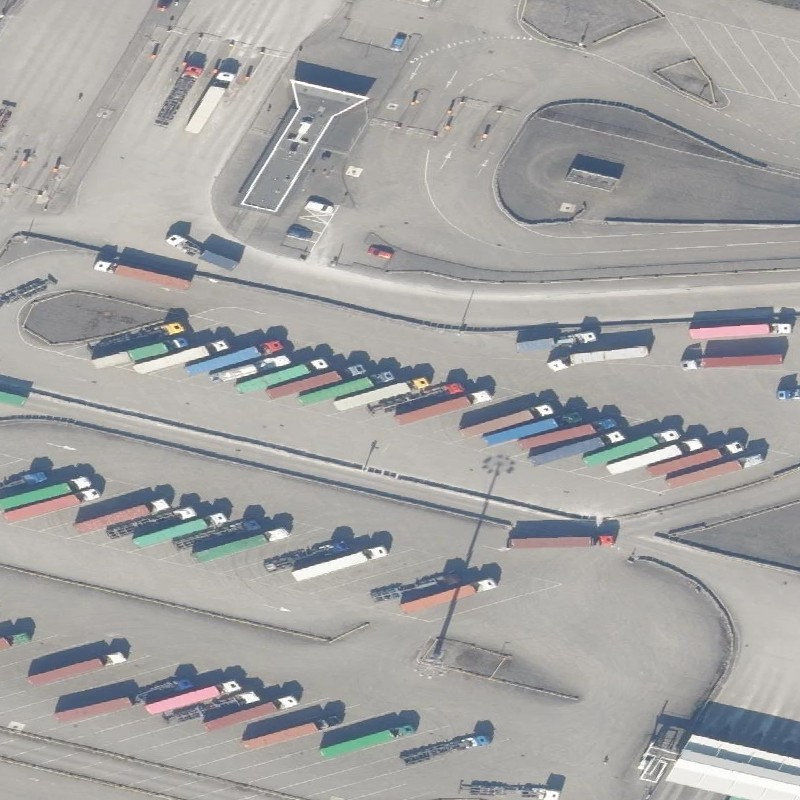
#> input picture maasvlakte_analysis/osm_way_243466903_original.png, 800 x 800 px
$ python -i detect_parking_south_holland.py   (imports and definitions only)
#> lines starting #> are read from the running program, lines starting #| are printed output that depends on the picture; after the words box and inside, x2 and y2 are one past the last pixel; in counts of white or black regions, pixels touching at a corner belong together
#!/usr/bin/env python3
"""
Detect truck parking spaces from satellite imagery for all South Holland facilities.

This script:
1. Loads South Holland truck parking facilities
2. Fetches PDOK aerial imagery for each facility
3. Uses computer vision to detect parking spaces
4. Generates comprehensive GeoJSON overlay
"""

import json
import requests
from PIL import Image
from io import BytesIO
import numpy as np
import cv2
from typing import List, Tuple, Dict
import math
import time

# PDOK WMS service for aerial imagery (Actueel Ortho 25cm resolution)
PDOK_WMS_URL = "https://service.pdok.nl/hwh/luchtfotorgb/wms/v1_0"

# Typical truck parking space dimensions (meters)
TRUCK_PARKING_WIDTH = 4.0  # meters
TRUCK_PARKING_LENGTH = 15.0  # meters

# Pixel resolution (PDOK Luchtfoto is 25cm per pixel)
PIXEL_RESOLUTION = 0.25  # meters per pixel

# [43 lines left out: functions meters_to_degrees, get_bbox, fetch_aerial_image, not called in this run]

def detect_parking_spaces(image: Image.Image) -> List[Dict]:
    """Detect parking spaces in aerial image using computer vision."""
    # Convert to numpy array
    img_array = np.array(image)

    # Convert to grayscale
    gray = cv2.cvtColor(img_array, cv2.COLOR_RGB2GRAY)
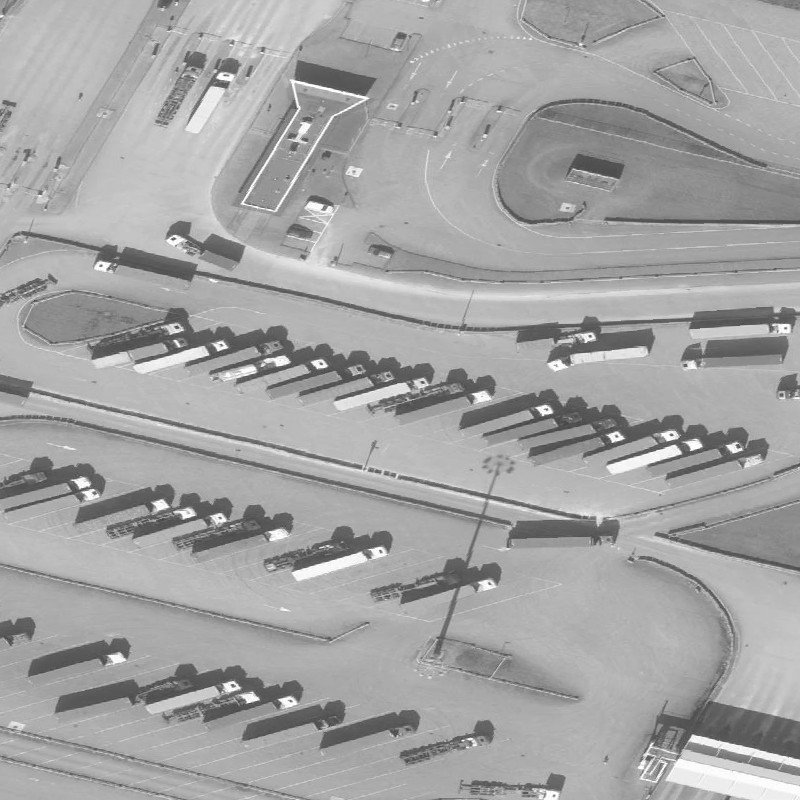
#> gray: shape (800, 800); min 63, max 255, mean 163.7

    # Apply edge detection
    edges = cv2.Canny(gray, 50, 150)
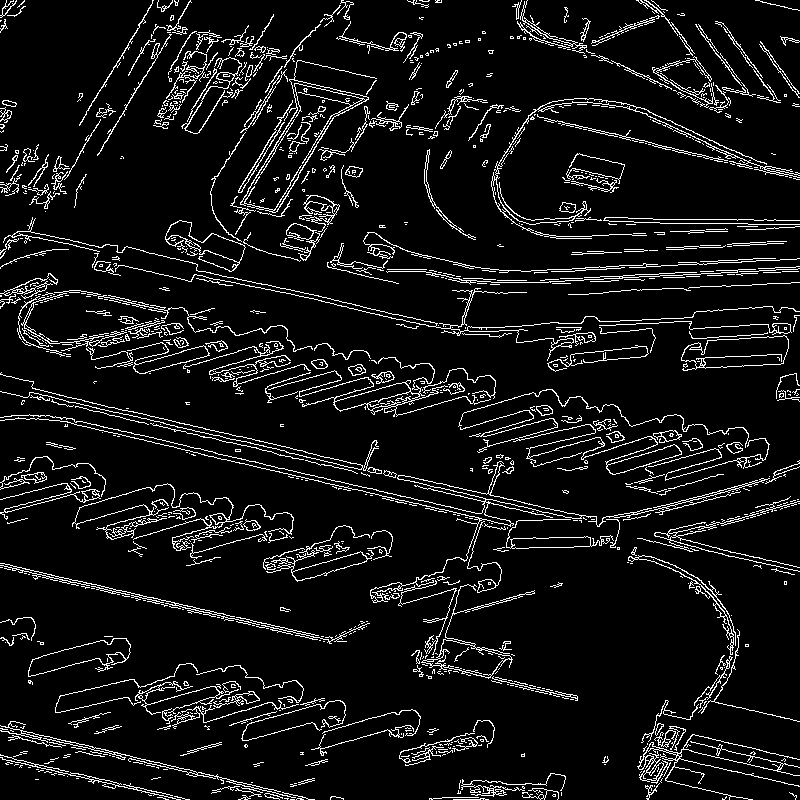
#> edges: shape (800, 800); 7.9% white in thin lines or dots

    # Find contours
    contours, _ = cv2.findContours(edges, cv2.RETR_EXTERNAL, cv2.CHAIN_APPROX_SIMPLE)
#> contours = 964 contours, 827 with area under 20; largest, box (x1, y1, x2, y2) and area: (240, 60, 377, 213) 5584, (681, 335, 789, 371) 2610, (421, 584, 535, 679) 1800, (28, 638, 131, 677) 1730, (0, 414, 770, 603) 1473

    parking_spaces = []

    for contour in contours:
        # Get bounding rectangle
        x, y, w, h = cv2.boundingRect(contour)

        # Convert pixel dimensions to meters
        width_m = w * PIXEL_RESOLUTION
        length_m = h * PIXEL_RESOLUTION

        # Filter for truck-sized spaces (roughly 3-6m wide, 10-20m long)
        if (3 <= width_m <= 6 and 10 <= length_m <= 20) or \
           (3 <= length_m <= 6 and 10 <= width_m <= 20):

            area_m2 = width_m * length_m

            parking_spaces.append({
                'x': x,
                'y': y,
                'width_px': w,
                'height_px': h,
                'width_m': width_m,
                'length_m': length_m,
                'area_m2': area_m2,
                'contour': contour
            })
#> this loop made 964 passes
#> (x, y, w, h, width_m, length_m, area_m2) on passes 86, 92, 113, 114, 131, 244, 266, 322, 346, 363, 372, 406: (180, 742, 42, 14, 10.5, 3.5, 36.75), (8, 735, 54, 13, 13.5, 3.25, 43.88), (68, 712, 43, 16, 10.75, 4, 43), (229, 711, 48, 15, 12, 3.75, 45), (213, 691, 47, 17, 11.75, 4.25, 49.94), (263, 548, 42, 22, 10.5, 5.5, 57.75), (191, 527, 41, 16, 10.25, 4, 41), (755, 496, 45, 18, 11.25, 4.5, 50.62), (668, 474, 56, 15, 14, 3.75, 52.5), (305, 460, 53, 14, 13.25, 3.5, 46.38), (530, 452, 52, 15, 13, 3.75, 48.75), (75, 406, 74, 19, 18.5, 4.75, 87.88)
#> (x, y, w, h, width_m, length_m) on passes 2, 4, 5, 6, 7, 8: (453, 798, 36, 2, 9, 0.5), (429, 797, 50, 3, 12.5, 0.75), (157, 797, 12, 3, 3, 0.75), (722, 796, 5, 4, 1.25, 1), (330, 796, 14, 4, 3.5, 1), (174, 796, 16, 4, 4, 1)
#> after the loop, parking_spaces = 18 items

    return parking_spaces

# [197 lines left out: functions pixel_to_geo, analyze_facility, create_geojson_overlay, main, not called in this run]

# [2 lines not run here, left out]

>>> import cv2
>>> picture = cv2.cvtColor(cv2.imread('maasvlakte_analysis/osm_way_243466903_original.png'), cv2.COLOR_BGR2RGB)
>>> result = detect_parking_spaces(picture)
#> result = 18 items

$ run again, on maasvlakte_analysis/osm_way_243466909_original.png
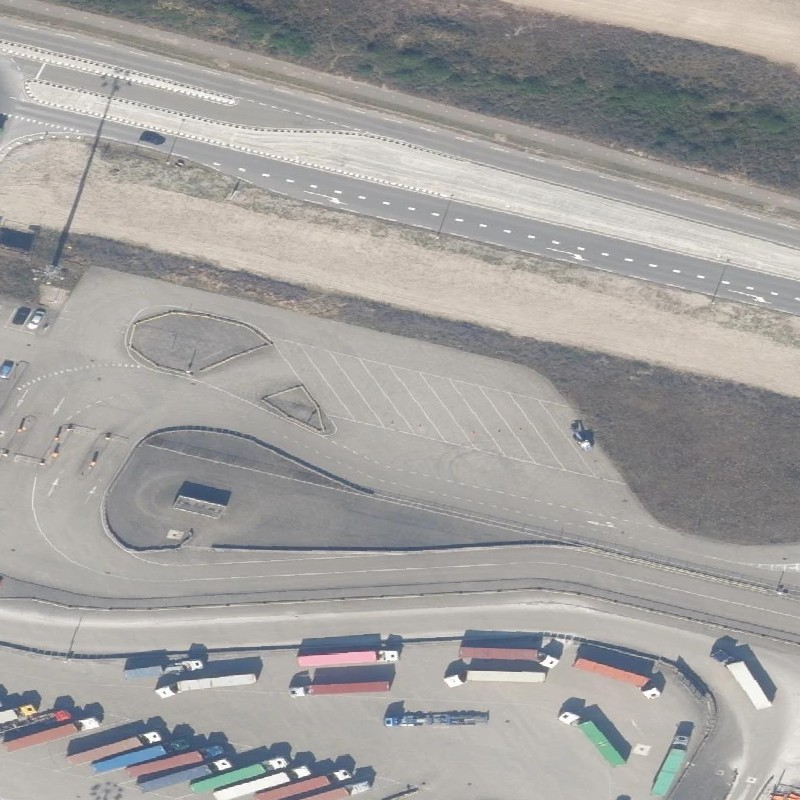
#> input picture maasvlakte_analysis/osm_way_243466909_original.png, 800 x 800 px
#> in detect_parking_spaces, `gray = cv2.cvtColor(img_array, cv2.COLOR_RGB2GRAY)`:
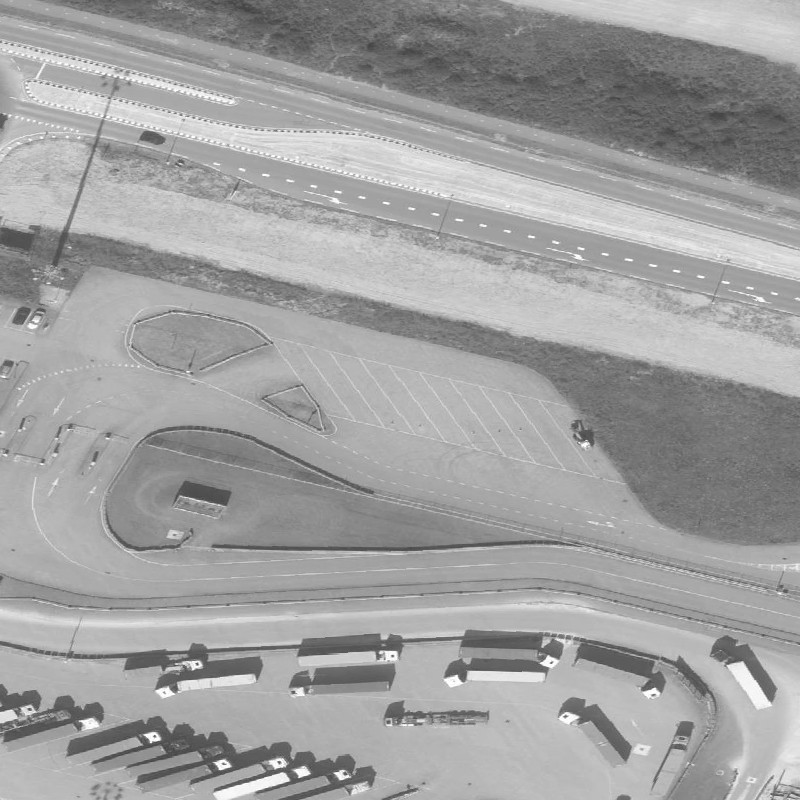
#> gray: shape (800, 800); min 63, max 255, mean 160.2
#> in detect_parking_spaces, `edges = cv2.Canny(gray, 50, 150)`:
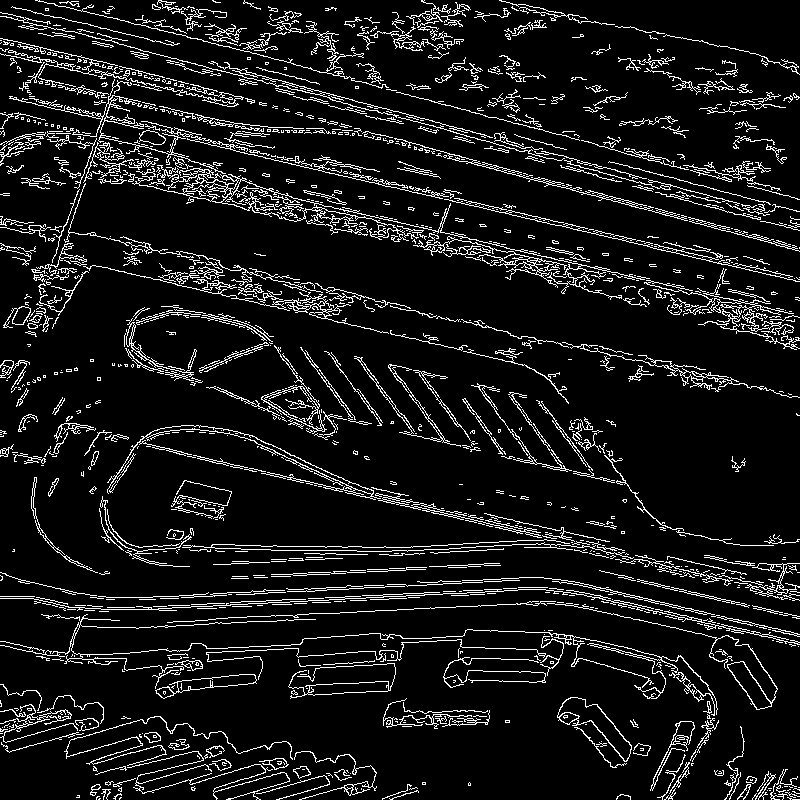
#> edges: shape (800, 800); 9.3% white in thin lines or dots
#> contours = 1154 contours, 999 with area under 20; largest, box (x1, y1, x2, y2) and area: (557, 697, 632, 762) 1554, (107, 425, 381, 500) 1290, (132, 167, 650, 300) 930, (547, 603, 778, 710) 892, (155, 674, 257, 699) 891
#> the loop in detect_parking_spaces, `for contour in contours:` made 1154 passes
#> (x, y, w, h, width_m, length_m, area_m2) on passes 72, 86, 109, 161, 165, 299, 391, 402: (1, 741, 47, 12, 11.75, 3, 35.25), (724, 726, 21, 74, 5.25, 18.5, 97.12), (442, 710, 48, 17, 12, 4.25, 51), (0, 641, 45, 12, 11.25, 3, 33.75), (540, 636, 24, 40, 6, 10, 60), (667, 556, 80, 19, 20, 4.75, 95), (573, 469, 42, 14, 10.5, 3.5, 36.75), (193, 455, 55, 14, 13.75, 3.5, 48.12)
#> after the loop in detect_parking_spaces, `for contour in contours:`: parking_spaces = 40 items

$ run again, on maasvlakte_analysis/osm_way_243466917_original.png
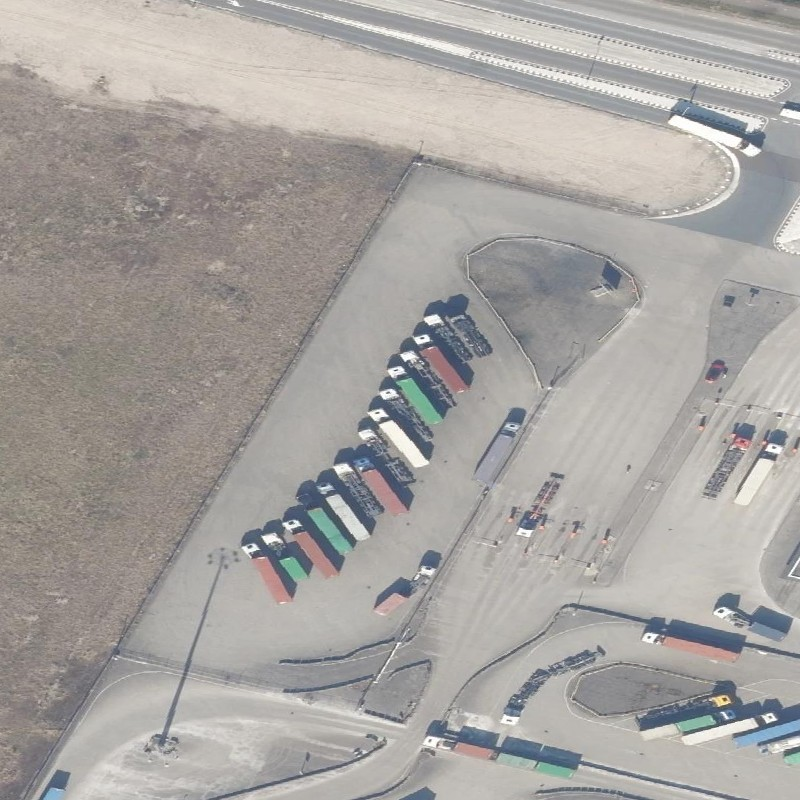
#> input picture maasvlakte_analysis/osm_way_243466917_original.png, 800 x 800 px
#> in detect_parking_spaces, `gray = cv2.cvtColor(img_array, cv2.COLOR_RGB2GRAY)`:
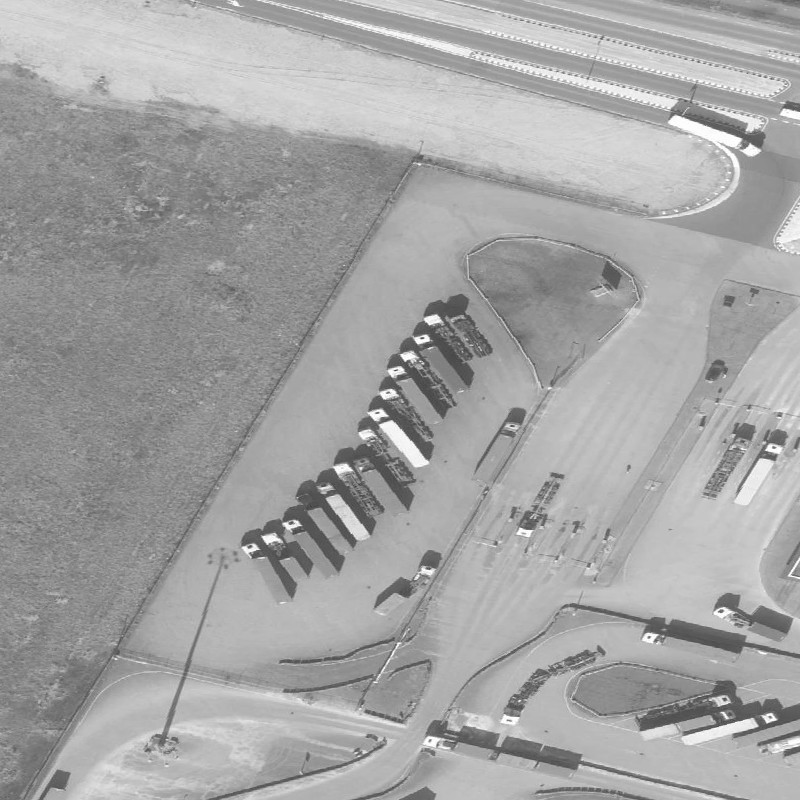
#> gray: shape (800, 800); min 59, max 255, mean 164.3
#> in detect_parking_spaces, `edges = cv2.Canny(gray, 50, 150)`:
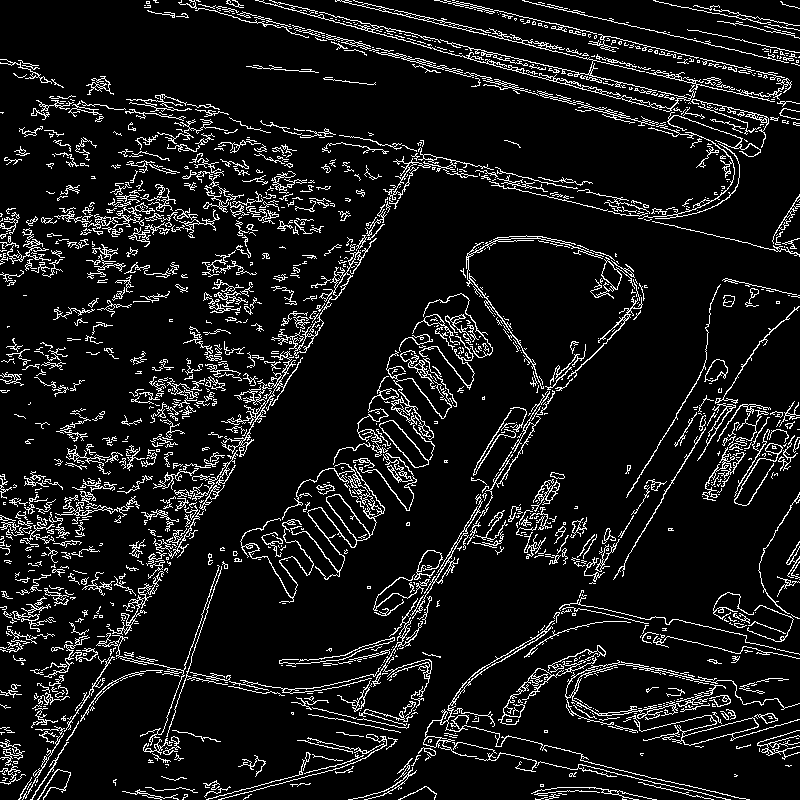
#> edges: shape (800, 800); 9.3% white in thin lines or dots
#> contours = 1356 contours, 1154 with area under 20; largest, box (x1, y1, x2, y2) and area: (282, 463, 385, 580) 1154, (379, 420, 435, 468) 863, (623, 715, 800, 746) 821, (255, 0, 792, 112) 679, (423, 620, 555, 757) 590
#> the loop in detect_parking_spaces, `for contour in contours:` made 1356 passes
#> (x, y, w, h, width_m, length_m, area_m2) on passes 15, 39, 45, 56, 60, 78, 108, 111: (638, 782, 76, 18, 19, 4.5, 85.5), (304, 754, 60, 20, 15, 5, 75), (475, 752, 62, 20, 15.5, 5, 77.5), (452, 742, 45, 12, 11.25, 3, 33.75), (297, 740, 56, 14, 14, 3.5, 49), (172, 730, 49, 12, 12.25, 3, 36.75), (359, 709, 59, 17, 14.75, 4.25, 62.69), (453, 708, 42, 19, 10.5, 4.75, 49.88)
#> after the loop in detect_parking_spaces, `for contour in contours:`: parking_spaces = 29 items

$ run again, on maasvlakte_analysis/osm_way_243466921_original.png
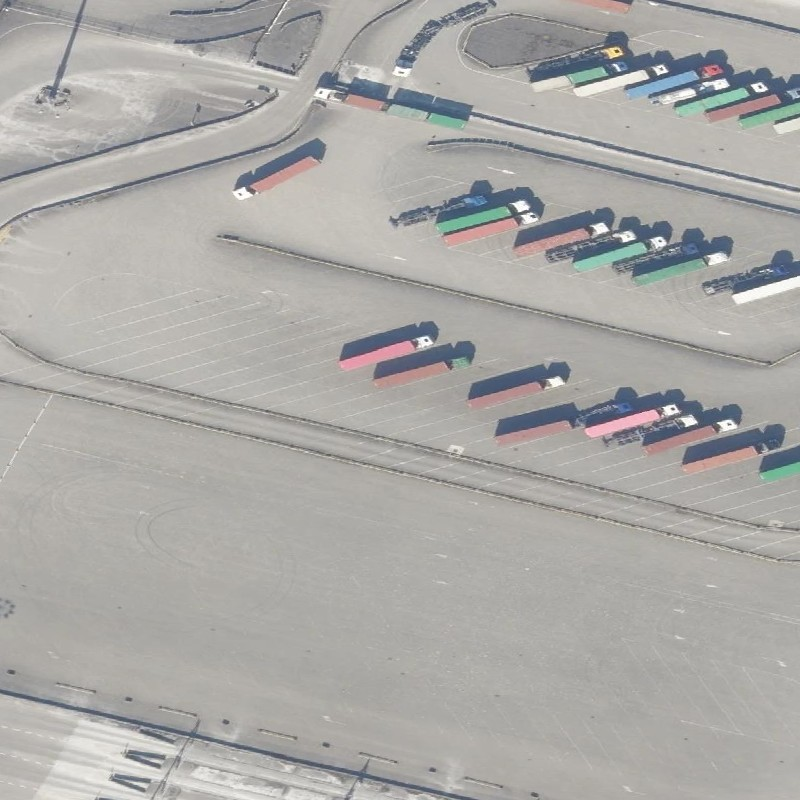
#> input picture maasvlakte_analysis/osm_way_243466921_original.png, 800 x 800 px
#> in detect_parking_spaces, `gray = cv2.cvtColor(img_array, cv2.COLOR_RGB2GRAY)`:
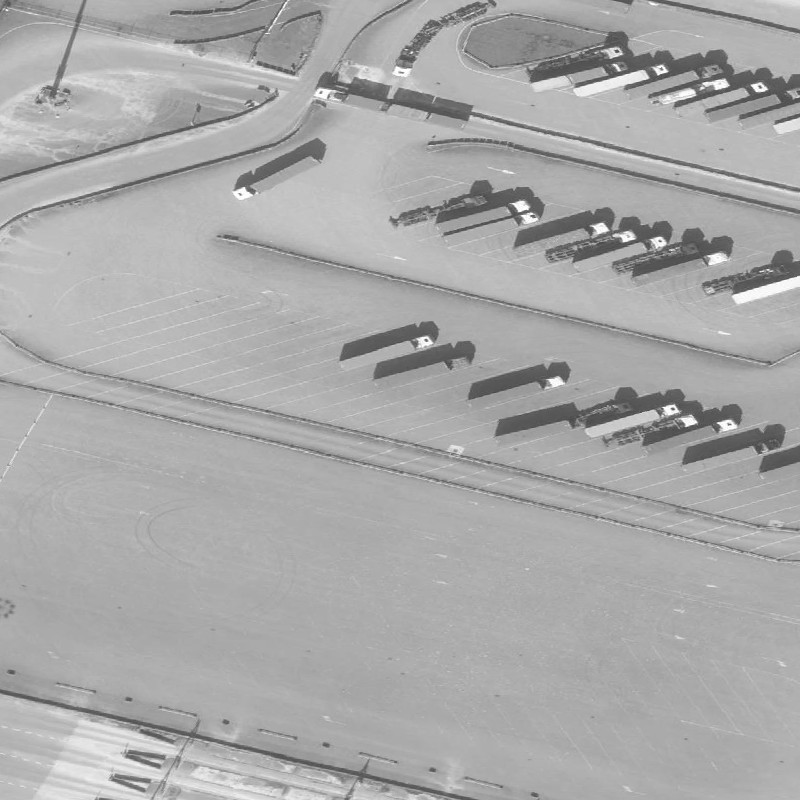
#> gray: shape (800, 800); min 63, max 255, mean 169.3
#> in detect_parking_spaces, `edges = cv2.Canny(gray, 50, 150)`:
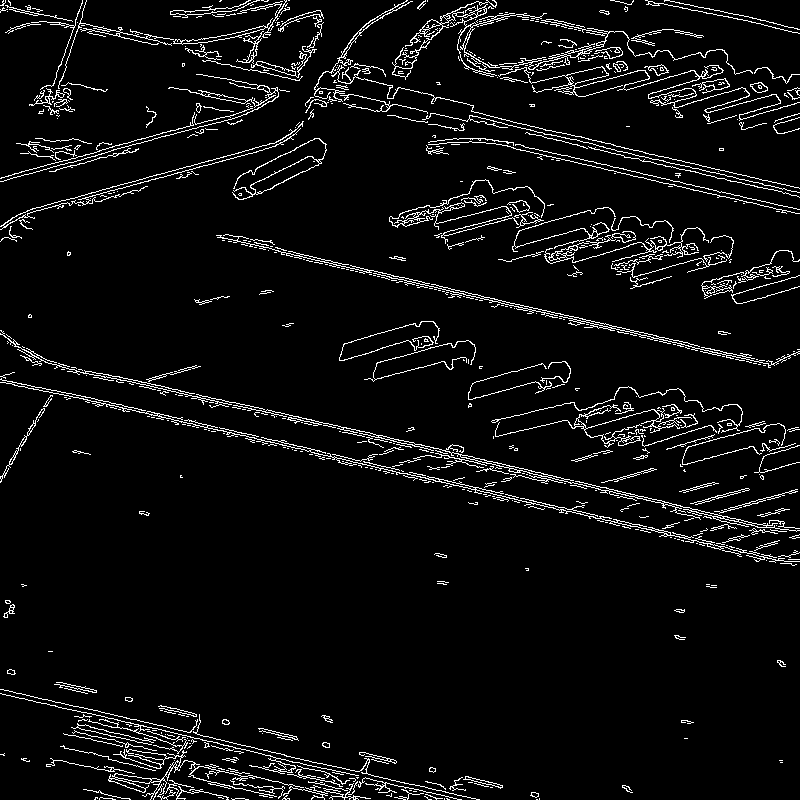
#> edges: shape (800, 800); 5.4% white in thin lines or dots
#> contours = 704 contours, 633 with area under 20; largest, box (x1, y1, x2, y2) and area: (232, 138, 327, 200) 856, (392, 0, 753, 80) 796, (233, 405, 800, 532) 788, (108, 749, 304, 800) 646, (498, 65, 800, 121) 551
#> the loop in detect_parking_spaces, `for contour in contours:` made 704 passes
#> (x, y, w, h, width_m, length_m, area_m2) on passes 22, 27, 29, 35, 38, 42, 69, 74: (283, 785, 45, 15, 11.25, 3.75, 42.19), (323, 781, 48, 19, 12, 4.75, 57), (230, 780, 55, 19, 13.75, 4.75, 65.31), (463, 776, 40, 13, 10, 3.25, 32.5), (287, 769, 56, 18, 14, 4.5, 63), (297, 765, 53, 20, 13.25, 5, 66.25), (63, 733, 60, 14, 15, 3.5, 52.5), (258, 728, 41, 13, 10.25, 3.25, 33.31)
#> after the loop in detect_parking_spaces, `for contour in contours:`: parking_spaces = 24 items
